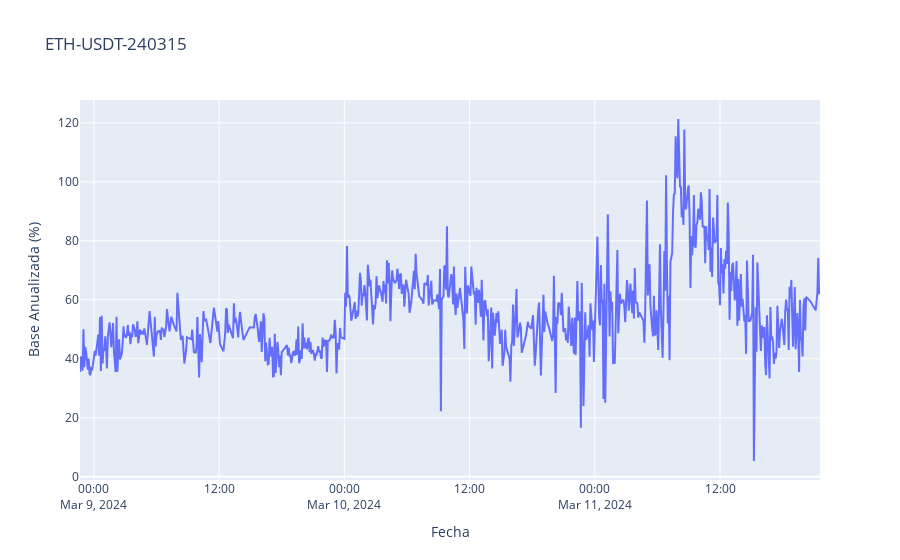
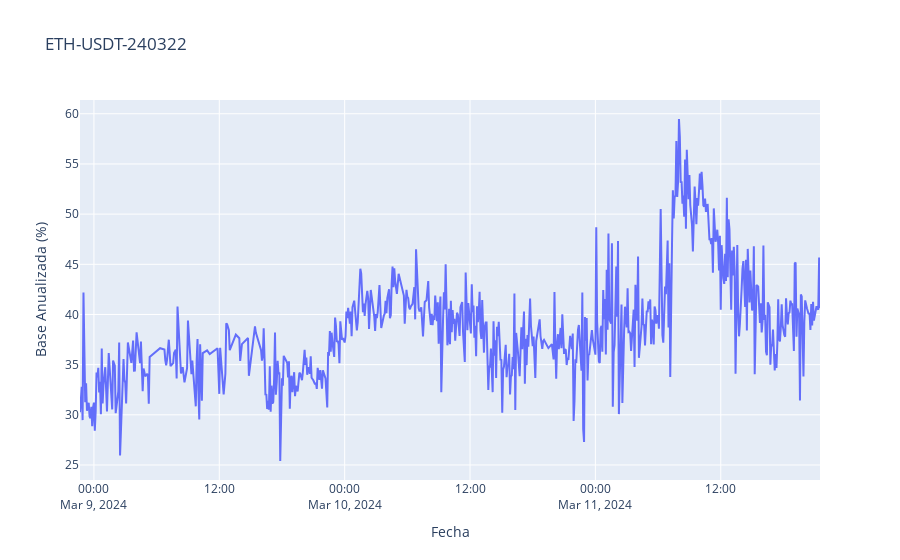
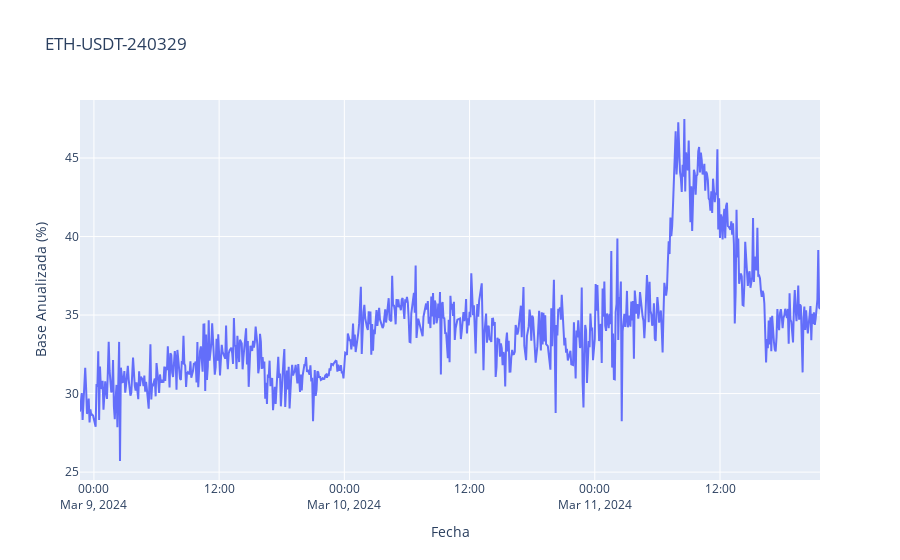
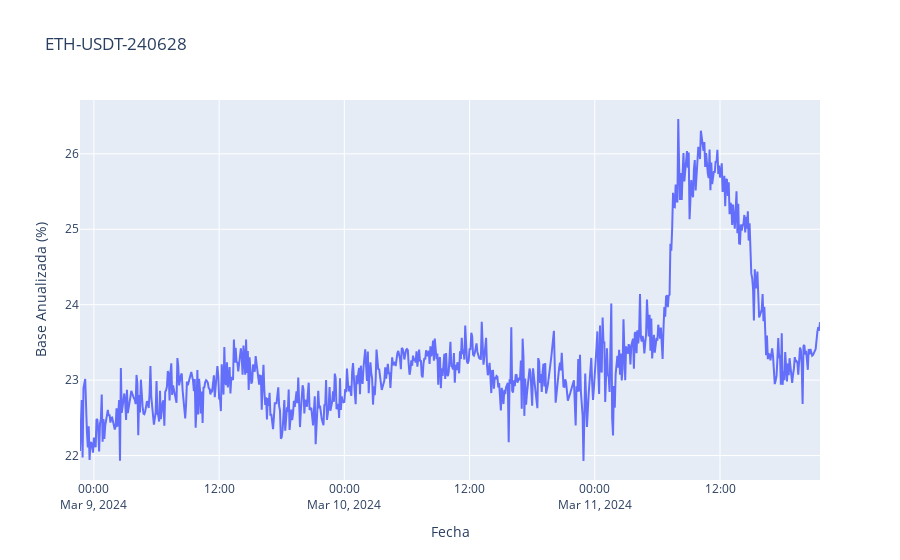

Source (notebook cell) for these figures, in order:
### Markdown cell above
### 4) Análisis de una base a mayor granularidad. Gráfico interactivo

### Code cell
from main import main

exchange_name = 'okex'
opciones = ['interactivo_bases']
parametros = {
    'monedas':['ETH'], # Dejar vacio para todas las monedas
    'meses':0.1,
    'tf':'5m'
}
from main import main
main(exchange_name, opciones, parametros)

### Figure 1 — Plotly figure (JSON) as saved in the notebook; plotly's stock layout.template omitted (floating-point values rounded to 4 significant figures; data arrays with more than 128 entries replaced by an {"elided": "..."} marker saying what was removed)
{"data": [{"hovertemplate": "fecha=%{x}<br>base_an=%{y}<extra></extra>", "legendgroup": "", "line": {"color": "#636efa", "dash": "solid"}, "marker": {"symbol": "circle"}, "mode": "lines", "name": "", "orientation": "v", "showlegend": false, "type": "scatter", "x": {"elided": "682 str values"}, "xaxis": "x", "y": {"elided": "682 float values"}, "yaxis": "y"}], "layout": {"legend": {"tracegroupgap": 0}, "title": {"text": "ETH-USDT-240315"}, "xaxis": {"anchor": "y", "domain": [0, 1], "title": {"text": "Fecha"}}, "yaxis": {"anchor": "x", "domain": [0, 1], "title": {"text": "Base Anualizada (%)"}}}}

### Figure 2 — Plotly figure (JSON) as saved in the notebook; plotly's stock layout.template omitted (floating-point values rounded to 4 significant figures; data arrays with more than 128 entries replaced by an {"elided": "..."} marker saying what was removed)
{"data": [{"hovertemplate": "fecha=%{x}<br>base_an=%{y}<extra></extra>", "legendgroup": "", "line": {"color": "#636efa", "dash": "solid"}, "marker": {"symbol": "circle"}, "mode": "lines", "name": "", "orientation": "v", "showlegend": false, "type": "scatter", "x": {"elided": "666 str values"}, "xaxis": "x", "y": {"elided": "666 float values"}, "yaxis": "y"}], "layout": {"legend": {"tracegroupgap": 0}, "title": {"text": "ETH-USDT-240322"}, "xaxis": {"anchor": "y", "domain": [0, 1], "title": {"text": "Fecha"}}, "yaxis": {"anchor": "x", "domain": [0, 1], "title": {"text": "Base Anualizada (%)"}}}}

### Figure 3 — Plotly figure (JSON) as saved in the notebook; plotly's stock layout.template omitted (floating-point values rounded to 4 significant figures; data arrays with more than 128 entries replaced by an {"elided": "..."} marker saying what was removed)
{"data": [{"hovertemplate": "fecha=%{x}<br>base_an=%{y}<extra></extra>", "legendgroup": "", "line": {"color": "#636efa", "dash": "solid"}, "marker": {"symbol": "circle"}, "mode": "lines", "name": "", "orientation": "v", "showlegend": false, "type": "scatter", "x": {"elided": "789 str values"}, "xaxis": "x", "y": {"elided": "789 float values"}, "yaxis": "y"}], "layout": {"legend": {"tracegroupgap": 0}, "title": {"text": "ETH-USDT-240329"}, "xaxis": {"anchor": "y", "domain": [0, 1], "title": {"text": "Fecha"}}, "yaxis": {"anchor": "x", "domain": [0, 1], "title": {"text": "Base Anualizada (%)"}}}}

### Figure 4 — Plotly figure (JSON) as saved in the notebook; plotly's stock layout.template omitted (floating-point values rounded to 4 significant figures; data arrays with more than 128 entries replaced by an {"elided": "..."} marker saying what was removed)
{"data": [{"hovertemplate": "fecha=%{x}<br>base_an=%{y}<extra></extra>", "legendgroup": "", "line": {"color": "#636efa", "dash": "solid"}, "marker": {"symbol": "circle"}, "mode": "lines", "name": "", "orientation": "v", "showlegend": false, "type": "scatter", "x": {"elided": "776 str values"}, "xaxis": "x", "y": {"elided": "776 float values"}, "yaxis": "y"}], "layout": {"legend": {"tracegroupgap": 0}, "title": {"text": "ETH-USDT-240628"}, "xaxis": {"anchor": "y", "domain": [0, 1], "title": {"text": "Fecha"}}, "yaxis": {"anchor": "x", "domain": [0, 1], "title": {"text": "Base Anualizada (%)"}}}}
